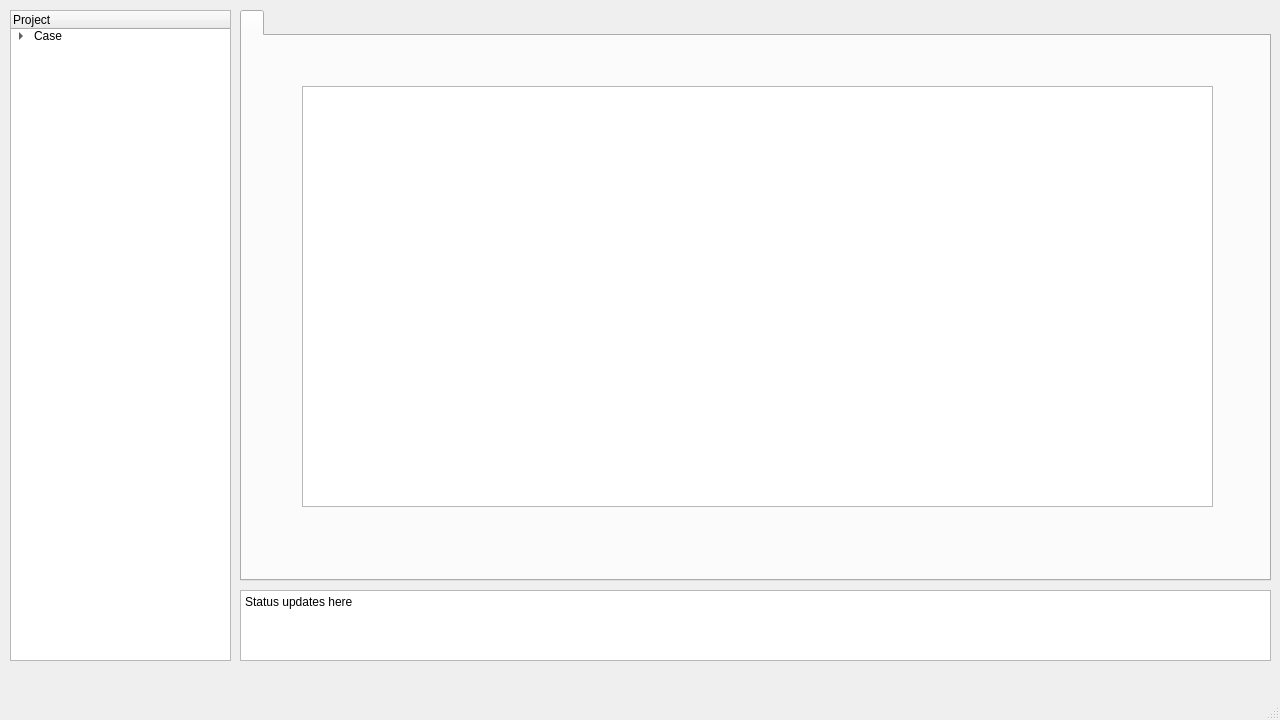
<?xml version="1.0" encoding="UTF-8"?>
<ui version="4.0">
 <class>MainWindow</class>
 <widget class="QMainWindow" name="MainWindow">
  <property name="geometry">
   <rect>
    <x>0</x>
    <y>0</y>
    <width>1280</width>
    <height>720</height>
   </rect>
  </property>
  <property name="windowTitle">
   <string>MainWindow</string>
  </property>
  <widget class="QWidget" name="centralwidget">
   <widget class="QTreeWidget" name="treeWidget">
    <property name="geometry">
     <rect>
      <x>10</x>
      <y>10</y>
      <width>221</width>
      <height>651</height>
     </rect>
    </property>
    <property name="expandsOnDoubleClick">
     <bool>false</bool>
    </property>
    <column>
     <property name="text">
      <string>Project</string>
     </property>
    </column>
    <item>
     <property name="text">
      <string>Case</string>
     </property>
     <item>
      <property name="text">
       <string>Turbine Hydraulics</string>
      </property>
      <item>
       <property name="text">
        <string>Load Data</string>
       </property>
      </item>
      <item>
       <property name="text">
        <string>Sizing</string>
       </property>
      </item>
      <item>
       <property name="text">
        <string>Surface Fit Settings</string>
       </property>
      </item>
      <item>
       <property name="text">
        <string>Output Options</string>
       </property>
      </item>
     </item>
     <item>
      <property name="text">
       <string>Performance Simulator</string>
      </property>
      <item>
       <property name="text">
        <string>Maximised Output</string>
       </property>
      </item>
      <item>
       <property name="text">
        <string>Manual/Automatic Control</string>
       </property>
      </item>
      <item>
       <property name="text">
        <string>Output Options</string>
       </property>
      </item>
     </item>
     <item>
      <property name="text">
       <string>Turbine Loads</string>
      </property>
     </item>
    </item>
   </widget>
   <widget class="QPlainTextEdit" name="plainTextEdit">
    <property name="geometry">
     <rect>
      <x>240</x>
      <y>590</y>
      <width>1031</width>
      <height>71</height>
     </rect>
    </property>
    <property name="plainText">
     <string>Status updates here</string>
    </property>
   </widget>
   <widget class="QTabWidget" name="tabWidget">
    <property name="enabled">
     <bool>true</bool>
    </property>
    <property name="geometry">
     <rect>
      <x>240</x>
      <y>10</y>
      <width>1031</width>
      <height>571</height>
     </rect>
    </property>
    <property name="currentIndex">
     <number>0</number>
    </property>
    <widget class="QWidget" name="tab">
     <attribute name="title">
      <string/>
     </attribute>
     <widget class="QGraphicsView" name="graphicsView">
      <property name="geometry">
       <rect>
        <x>60</x>
        <y>50</y>
        <width>911</width>
        <height>421</height>
       </rect>
      </property>
     </widget>
    </widget>
   </widget>
  </widget>
  <widget class="QMenuBar" name="menubar">
   <property name="geometry">
    <rect>
     <x>0</x>
     <y>0</y>
     <width>1280</width>
     <height>22</height>
    </rect>
   </property>
  </widget>
  <widget class="QStatusBar" name="statusbar"/>
 </widget>
 <resources/>
 <connections/>
</ui>
